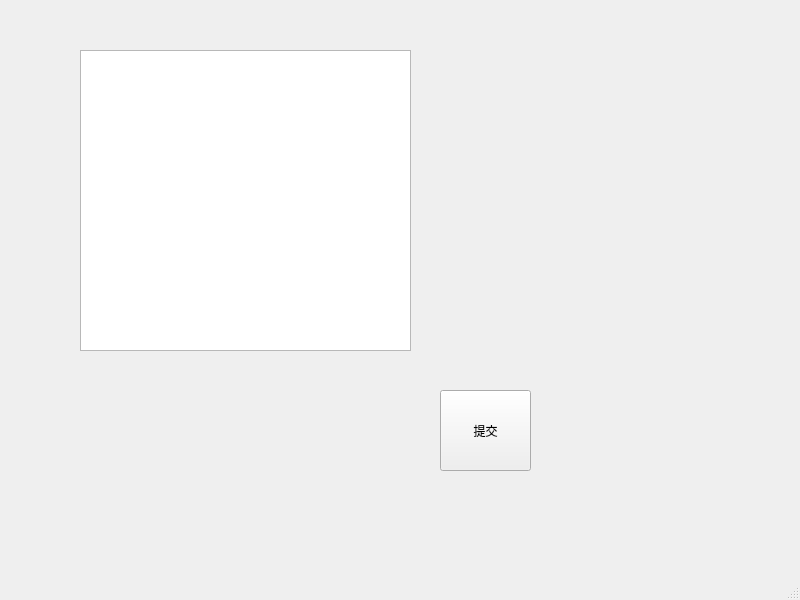
<?xml version="1.0" encoding="UTF-8"?>
<ui version="4.0">
 <class>MainWindow</class>
 <widget class="QMainWindow" name="MainWindow">
  <property name="geometry">
   <rect>
    <x>0</x>
    <y>0</y>
    <width>800</width>
    <height>600</height>
   </rect>
  </property>
  <property name="windowTitle">
   <string>MainWindow</string>
  </property>
  <widget class="QWidget" name="centralwidget">
   <widget class="QPlainTextEdit" name="plainTextEdit">
    <property name="geometry">
     <rect>
      <x>80</x>
      <y>50</y>
      <width>331</width>
      <height>301</height>
     </rect>
    </property>
   </widget>
   <widget class="QPushButton" name="pushButton">
    <property name="geometry">
     <rect>
      <x>440</x>
      <y>390</y>
      <width>91</width>
      <height>81</height>
     </rect>
    </property>
    <property name="text">
     <string>提交</string>
    </property>
   </widget>
  </widget>
  <widget class="QMenuBar" name="menubar">
   <property name="geometry">
    <rect>
     <x>0</x>
     <y>0</y>
     <width>800</width>
     <height>22</height>
    </rect>
   </property>
  </widget>
  <widget class="QStatusBar" name="statusbar"/>
 </widget>
 <resources/>
 <connections/>
</ui>
